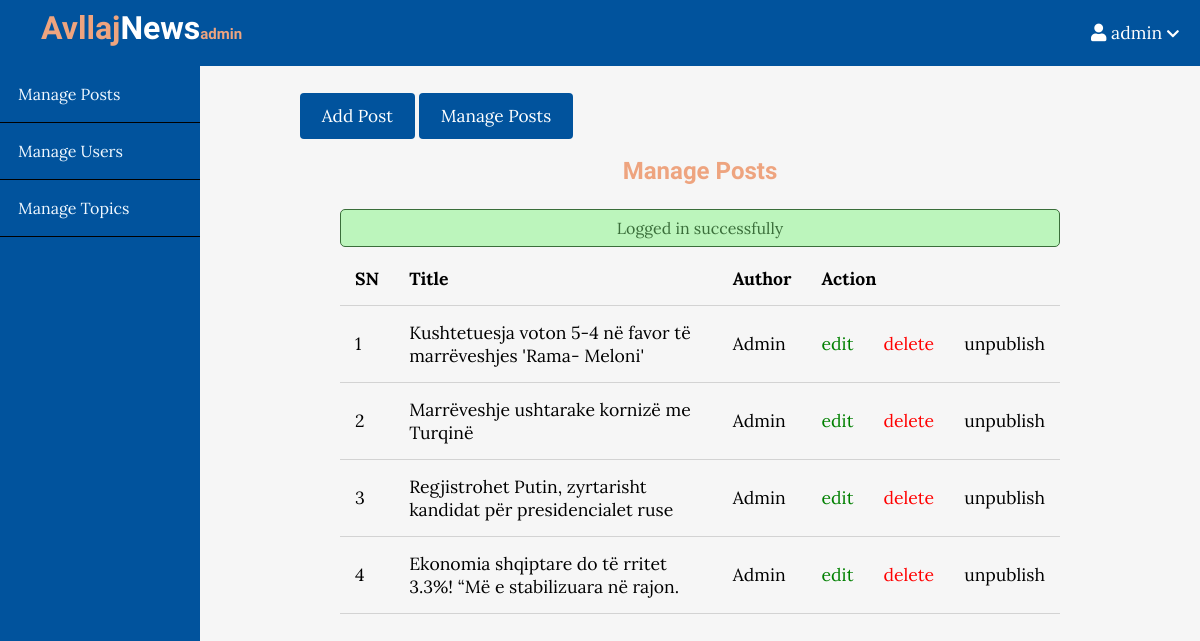
Screenshot of /admin/posts/index.php (signed in) with the database file from the repository.
### tables this page shows
CREATE TABLE `posts` (
  `id` int(11) NOT NULL,
  `user_id` int(11) NOT NULL,
  `topic_id` int(11) DEFAULT NULL,
  `title` varchar(255) NOT NULL,
  `image` varchar(255) NOT NULL,
  `body` text NOT NULL,
  `published` tinyint(4) NOT NULL,
  `created_at` datetime NOT NULL DEFAULT current_timestamp()
);

### app/database/db.php (called while the page is built, shortened)
<?php
require('connect.php');
function selectAll($table, $conditions = [])
{
    global $conn;
    $sql = "SELECT * FROM $table";
    if (empty($conditions)) {
        $stmt = $conn->prepare($sql);
        $stmt->execute();
        $records = $stmt->get_result()->fetch_all(MYSQLI_ASSOC);
        return $records;
    }
}

### app/controllers/posts.php (called while the page is built, shortened)
<?php
include(ROOT_PATH . "/app/database/db.php");
$table = 'posts';
$posts = selectAll($table);

### admin/posts/index.php (the view, shortened to what this page needs)
<?php include(ROOT_PATH . "/app/controllers/posts.php");
?>
<!DOCTYPE html>
<html lang="en">
    <head>
        <link rel="stylesheet"
            href="https://use.fontawesome.com/releases/v5.7.2/css/all.css"
>
        <link rel="stylesheet" href="../../assets/css/style.css">
        <link rel="stylesheet" href="../../assets/css/admin.css">
    </head>
    <body>
    <?php include(ROOT_PATH . "/app/includes/adminHeader.php"); ?>
        <div class="admin-wrapper">
        <?php include(ROOT_PATH . "/app/includes/adminSidebar.php"); ?>
            <div class="admin-content">
                <div class="button-group">
                    <a href="create.php" class="btn btn-big">Add Post</a>
                    <a href="index.php" class="btn btn-big">Manage Posts</a>
                </div>
                <div class="content">
                    <h2 class="page-title">Manage Posts</h2>
                    <?php include(ROOT_PATH . "/app/includes/messages.php"); ?>
                    <table>
                        <thead>
                            <th>SN</th>
                            <th>Title</th>
                            <th>Author</th>
                            <th colspan="3">Action</th>
                        </thead>
                        <tbody>
                            <?php foreach ($posts as $key => $post): ?>
                                <tr>
                                    <td><?php echo $key + 1; ?></td>
                                    <td><?php echo $post['title'] ?></td>
                                    <td>Admin</td>
                                    <td><a href="edit.php?id=<?php echo $post['id']; ?>" class="edit">edit</a></td>
                                    <td><a href="edit.php?delete_id=<?php echo $post['id']; ?>" class="delete">delete</a></td>
                                    <?php if ($post['published']): ?>
                                        <td><a href="edit.php?published=0&p_id=<?php echo $post['id'] ?>" class="unpublish">unpublish</a></td>
                                    <?php else: ?>
                                        <td><a href="edit.php?published=1&p_id=<?php echo $post['id'] ?>" class="publish">publish</a></td>
                                    <?php endif; ?>
                                </tr>
                            <?php endforeach; ?>
                        </tbody>
                    </table>
                </div>
            </div>
        </div>
    </body>
</html>

### assets/css/style.css (style rules this page uses)
* { box-sizing: border-box; }
html, body { height: 100%; padding: 0px; margin: 0px; background: #f6f6f6; font-family: "Lora", serif; }
h2, h4 { font-family: "Candal", serif; margin: 5px; }
a { text-decoration: none; color: inherit; }
.btn { padding: 0.5rem 1rem; background: #01539d; color: white; border: 1px solid transparent; border-radius: 0.25rem; font-size: 1.08em; font-family: "Lora", serif; }
.btn-big { padding: 0.7rem 1.3rem; line-height: 1.3rem; }
.content { width: 90%; margin: 30px auto 30px; }

### assets/css/admin.css (style rules this page uses)
.admin-wrapper { display: flex; height: calc(100% - 66px); }
.admin-wrapper .admin-content { flex: 8; height: 100%; padding: 40px 100px 100px; overflow-y: scroll; }
.admin-content .page-title { text-align: center; margin-bottom: 1.5rem; color: #eea47f; }
table { width: 100%; border-collapse: collapse; font-size: 1.1rem; }
th, td { padding: 15px; text-align: left; border-bottom: 1px solid #d3d3d3; }
.edit { color: green; }
.delete { color: red; }

### rows the page displays
posts: title "Kushtetuesja voton 5-4 në favor të marrëveshjes 'Rama- Meloni'"
posts: title "Marrëveshje ushtarake kornizë me Turqinë"
posts: title "Regjistrohet Putin, zyrtarisht kandidat për presidencialet ruse"
posts: title "Ekonomia shqiptare do të rritet 3.3%! “Më e stabilizuara në rajon."

### other values shown
$_SESSION['username'] "admin"
$_SESSION['message'] "Logged in successfully"
